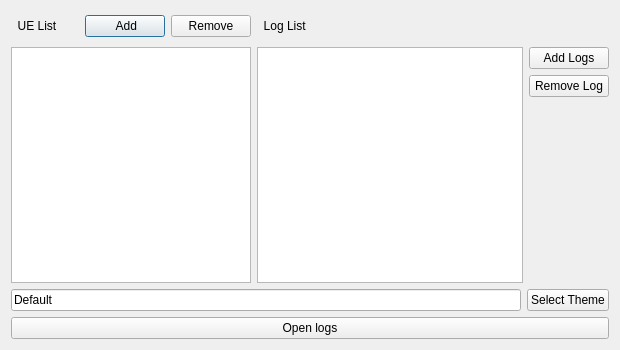
<?xml version="1.0" encoding="UTF-8"?>
<ui version="4.0">
 <class>Dialog</class>
 <widget class="QDialog" name="Dialog">
  <property name="geometry">
   <rect>
    <x>0</x>
    <y>0</y>
    <width>620</width>
    <height>350</height>
   </rect>
  </property>
  <property name="minimumSize">
   <size>
    <width>0</width>
    <height>350</height>
   </size>
  </property>
  <property name="maximumSize">
   <size>
    <width>16777215</width>
    <height>16777215</height>
   </size>
  </property>
  <property name="windowTitle">
   <string>Dialog</string>
  </property>
  <layout class="QVBoxLayout" name="verticalLayout">
   <item>
    <layout class="QVBoxLayout" name="verticalLayout_4">
     <item>
      <layout class="QHBoxLayout" name="horizontalLayout_2">
       <item>
        <layout class="QVBoxLayout" name="verticalLayout_6">
         <item>
          <layout class="QHBoxLayout" name="horizontalLayout_5">
           <item>
            <widget class="QLabel" name="label">
             <property name="text">
              <string>  UE List</string>
             </property>
            </widget>
           </item>
           <item>
            <spacer name="verticalSpacer_2">
             <property name="orientation">
              <enum>Qt::Vertical</enum>
             </property>
             <property name="sizeType">
              <enum>QSizePolicy::Fixed</enum>
             </property>
             <property name="sizeHint" stdset="0">
              <size>
               <width>20</width>
               <height>30</height>
              </size>
             </property>
            </spacer>
           </item>
           <item>
            <spacer name="horizontalSpacer_2">
             <property name="orientation">
              <enum>Qt::Horizontal</enum>
             </property>
             <property name="sizeType">
              <enum>QSizePolicy::Expanding</enum>
             </property>
             <property name="sizeHint" stdset="0">
              <size>
               <width>40</width>
               <height>20</height>
              </size>
             </property>
            </spacer>
           </item>
           <item>
            <widget class="QPushButton" name="add_ue_button">
             <property name="text">
              <string> Add</string>
             </property>
            </widget>
           </item>
           <item>
            <widget class="QPushButton" name="remove_ue_button">
             <property name="text">
              <string>Remove</string>
             </property>
            </widget>
           </item>
          </layout>
         </item>
         <item>
          <widget class="QListWidget" name="ue_list_widget">
           <property name="minimumSize">
            <size>
             <width>0</width>
             <height>200</height>
            </size>
           </property>
          </widget>
         </item>
        </layout>
       </item>
       <item>
        <layout class="QVBoxLayout" name="verticalLayout_8">
         <item>
          <layout class="QHBoxLayout" name="horizontalLayout_7">
           <item>
            <widget class="QLabel" name="label_2">
             <property name="text">
              <string>  Log List</string>
             </property>
            </widget>
           </item>
           <item>
            <spacer name="verticalSpacer_3">
             <property name="orientation">
              <enum>Qt::Vertical</enum>
             </property>
             <property name="sizeType">
              <enum>QSizePolicy::Fixed</enum>
             </property>
             <property name="sizeHint" stdset="0">
              <size>
               <width>20</width>
               <height>30</height>
              </size>
             </property>
            </spacer>
           </item>
          </layout>
         </item>
         <item>
          <layout class="QHBoxLayout" name="horizontalLayout_6">
           <item>
            <widget class="QListWidget" name="log_list_widget">
             <property name="minimumSize">
              <size>
               <width>266</width>
               <height>200</height>
              </size>
             </property>
            </widget>
           </item>
           <item>
            <layout class="QVBoxLayout" name="verticalLayout_2">
             <item>
              <widget class="QPushButton" name="add_logs_button">
               <property name="text">
                <string>Add Logs</string>
               </property>
              </widget>
             </item>
             <item>
              <widget class="QPushButton" name="remove_log_button">
               <property name="text">
                <string>Remove Log</string>
               </property>
              </widget>
             </item>
             <item>
              <spacer name="verticalSpacer">
               <property name="orientation">
                <enum>Qt::Vertical</enum>
               </property>
               <property name="sizeHint" stdset="0">
                <size>
                 <width>20</width>
                 <height>40</height>
                </size>
               </property>
              </spacer>
             </item>
            </layout>
           </item>
          </layout>
         </item>
        </layout>
       </item>
      </layout>
     </item>
    </layout>
   </item>
   <item>
    <layout class="QHBoxLayout" name="horizontalLayout">
     <item>
      <widget class="QLineEdit" name="theme_line_edit">
       <property name="text">
        <string>Default</string>
       </property>
      </widget>
     </item>
     <item>
      <widget class="QPushButton" name="select_theme_button">
       <property name="text">
        <string>Select Theme</string>
       </property>
      </widget>
     </item>
    </layout>
   </item>
   <item>
    <widget class="QPushButton" name="open_log_button">
     <property name="text">
      <string>Open logs</string>
     </property>
    </widget>
   </item>
  </layout>
 </widget>
 <resources/>
 <connections/>
</ui>
